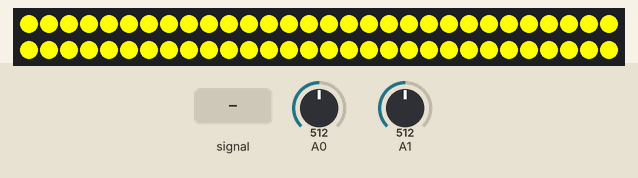
Recording of a sketch running on a simulated Arduino Uno, built with avr-gcc and run on an emulated ATmega328P. Shown: 60 RGB LEDs in strip order, left to right, continuing on the next row. The test bench sets the inputs (shaded band); at power-on: A1 = 512, A0 = 512.

Above: at 0.2 s.
1.5 s: A0 fed a 200 Hz sine of ±460 counts around its level
At 1.65 s:
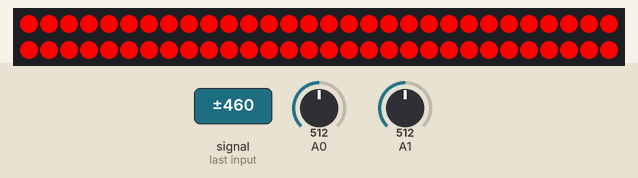
At 3.1 s:
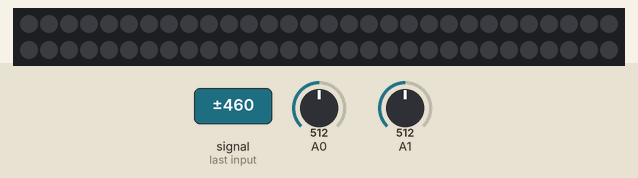
3.6 s: A1 set to 10
5.5 s: A0 set to 716
7.2 s: A1 set to 0
Timing chart, 0 to 10.2 s (numbered marks = the images above; inputs shaded):
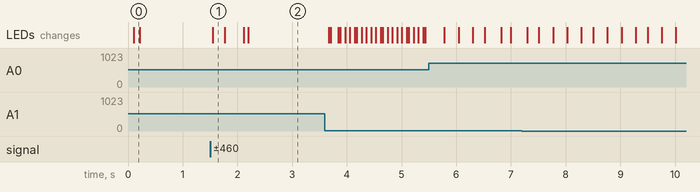

Measured:
- after the input at 1.5 s, the LEDs: change after 0.05 s (image 1)

The sketch:

beat_detect_web.ino
```cpp
#include <Adafruit_NeoPixel.h>
// Arduino Beat Detector By Damian Peckett 2015
// License: Public Domain.

// Our Global Sample Rate, 5000hz
#define SAMPLEPERIODUS 200

// defines for setting and clearing register bits
#ifndef cbi
#define cbi(sfr, bit) (_SFR_BYTE(sfr) &= ~_BV(bit))
#endif
#ifndef sbi
#define sbi(sfr, bit) (_SFR_BYTE(sfr) |= _BV(bit))
#endif

#define PIN 6
Adafruit_NeoPixel strip = Adafruit_NeoPixel(60, PIN, NEO_GRB + NEO_KHZ800);

void setColor(uint32_t c, uint8_t wait = 0){
  for(uint16_t i=0; i< strip.numPixels(); i++) {
    strip.setPixelColor(i, c);
  }
  strip.show();
  delay(wait);
}

void setup() {
    // Set ADC to 77khz, max for 10bit
    sbi(ADCSRA,ADPS2);
    cbi(ADCSRA,ADPS1);
    cbi(ADCSRA,ADPS0);

  strip.begin();
  strip.show(); // Initialize all pixels to 'off'
  setColor(strip.Color(0,255,0),100);
  setColor(strip.Color(255,255,0),100);
  setColor(strip.Color(0,0,0));
}

// 20 - 200hz Single Pole Bandpass IIR Filter
float bassFilter(float sample) {
    static float xv[3] = {0,0,0}, yv[3] = {0,0,0};
    xv[0] = xv[1]; xv[1] = xv[2];
    xv[2] = sample / 9.1f;
    yv[0] = yv[1]; yv[1] = yv[2];
    yv[2] = (xv[2] - xv[0])
        + (-0.7960060012f * yv[0]) + (1.7903124146f * yv[1]);
    return yv[2];
}

// 10hz Single Pole Lowpass IIR Filter
float envelopeFilter(float sample) { //10hz low pass
    static float xv[2] = {0,0}, yv[2] = {0,0};
    xv[0] = xv[1];
    xv[1] = sample / 160.f;
    yv[0] = yv[1];
    yv[1] = (xv[0] + xv[1]) + (0.9875119299f * yv[0]);
    return yv[1];
}

// 1.7 - 3.0hz Single Pole Bandpass IIR Filter
float beatFilter(float sample) {
    static float xv[3] = {0,0,0}, yv[3] = {0,0,0};
    xv[0] = xv[1]; xv[1] = xv[2];
    xv[2] = sample / 7.015f;
    yv[0] = yv[1]; yv[1] = yv[2];
    yv[2] = (xv[2] - xv[0])
        + (-0.7169861741f * yv[0]) + (1.4453653501f * yv[1]);
    return yv[2];
}

void loop() {
    unsigned long time = micros(); // Used to track rate
    float sample, value, envelope, beat, thresh;
    unsigned char i;

    for(i = 0;;++i){
        // Read ADC and center so +-512
        sample = (float)analogRead(0)-503.f;

        // Filter only bass component
        value = bassFilter(sample);

        // Take signal amplitude and filter
        if(value < 0)value=-value;
        envelope = envelopeFilter(value);

        // Every 200 samples (25hz) filter the envelope
        if(i == 200) {
                // Filter out repeating bass sounds 100 - 180bpm
                beat = beatFilter(envelope);

                // Threshold it based on potentiometer on AN1
                thresh = 0.02f * (float)analogRead(1);

                // If we are above threshold, light up LED
                if(beat > thresh) setColor(strip.Color(255,0,0));
                else setColor(strip.Color(0,0,0));

                //Reset sample counter
                i = 0;
        }

        // Consume excess clock cycles, to keep at 5000 hz
        for(unsigned long up = time+SAMPLEPERIODUS; time > 20 && time < up; time = micros());
    }
}
```
